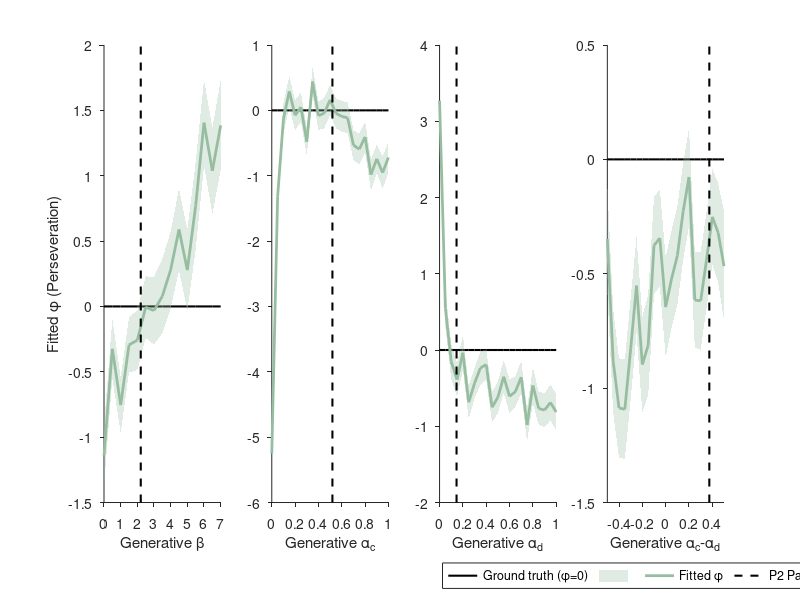

Here is the MATLAB script that generated this plot:
function plot_figS16()
% PLOT_FIGS16 Generates Supplementary Figure S16.
%
% This function performs a parameter sweep analysis to characterize which 
% parameters of the Pure Learning Asymmetry (LA) model most strongly drive 
% the emergence of artifactual (spurious) perseveration.
%
% It systematically varies generative parameters of the LA model (beta, 
% alpha_c, alpha_d, and net bias) and plots the resulting fitted 
% perseveration parameter (phi) recovered by the full hybrid model.
%
% REQUIREMENTS:
%   The file 'figureS16_data.mat' must be in the 'data/' path.

%% 1. Data Loading and Preparation
fprintf('--- Generating Figure S16: Loading LA Parameter Sweep data... ---\n');


try
    % Loading the sweep data specifically for perseveration (phi) recovery
    data = load('data/figureS16_data.mat');
catch ME
    error('Could not load data. Ensure "figureS16_data.mat" is in the data folder. Details: %s', ME.message);
end
close all;

params_fitted_sweep = data.parameters_sweep_MLE;
sweep_values = data.swept_MLE;
generative_ref = data.generative_MLE; % Reference values from P2 MLE fits


% --- Parameter Definitions ---
% Represents the parameters of the Pure LA model being swept
swept_param_labels = {'\beta', '\alpha_c', '\alpha_d', '\alpha_c-\alpha_d'};
num_swept_params = length(params_fitted_sweep);

%% 2. Generate Figure
figure('Position', [100, 100, 1200, 400], 'Color', 'w', 'Name', 'Figure S16');

% Color for fitted perseveration (phi) - Light green/sage
color_pers = [151, 189, 161] / 255; 

for col_idx = 1:num_swept_params 
    
    % --- Extract data for current swept parameter ---
    fitted_params_matrix = params_fitted_sweep{col_idx}; % [sweep_val, sim, fitted_param]
    x_sweep = sweep_values{col_idx};                     
    
    % Create subplot for a 1x4 horizontal layout
    subplot(1, num_swept_params, col_idx);
    hold on;
    
    % Extract recovered phi (index 5 in the hybrid model fit)
    % We squeeze to obtain a [sweep_val x simulations] matrix
    data_PERS = squeeze(fitted_params_matrix(:,5,:));
    
    % Plot recovered phi against the varied generative LA parameter
    plot_sweep_metric(x_sweep, data_PERS, color_pers, generative_ref, col_idx);
    
    if col_idx == 1, ylabel('Fitted \phi (Perseveration)'); end
    xlabel(['Generative ' swept_param_labels{col_idx}]);
    
    % Clean up axes
    set(gca, 'Box', 'off', 'TickDir', 'out');
    xlim([min(x_sweep), max(x_sweep)]); 
end

% Add a horizontal legend at the bottom of the figure
legend({'Ground truth (\phi=0)', '', 'Fitted \phi', 'P2 Participant Mean'}, ...
    'Orientation', 'horizontal', 'Location', 'southoutside');

end

%% -------------------- Helper Plotting Function --------------------
function [y_min_plot, y_max_plot] = plot_sweep_metric(x_axis, data, color, generative_ref, swept_idx)
    % Plots mean and SEM of recovered parameters against generative values.
    
    % Calculate summary statistics across simulations (dimension 2)
    mean_data = mean(data, 1);
    sem_data = std(data, 0,1) ./ sqrt(size(data, 1));
    
    % Standardize vector orientations for plotting
    mean_data = mean_data(:);
    sem_data = sem_data(:);
    x_axis = x_axis(:);

    % Ground truth: Since data is generated with a Pure LA model, true phi is 0
    ground_truth_y = zeros(size(x_axis));
    plot(x_axis, ground_truth_y, 'k-', 'LineWidth', 1.5);
    
    % Shaded SEM region (Fitted value uncertainty)
    y_upper = mean_data + sem_data;
    y_lower = mean_data - sem_data;
    patch([x_axis; flipud(x_axis)], [y_upper; flipud(y_lower)], 'k', ...
        'FaceColor', color, 'FaceAlpha', 0.3, 'LineStyle', 'none');
    
    % Plot mean fitted value
    plot(x_axis, mean_data, 'LineWidth', 2, 'Color', color);
    
    % Vertical reference line: Mean parameter value of participants in experiment P2
    gener_param_ref_val = generative_ref(swept_idx);
    current_ylim = ylim;
    plot([gener_param_ref_val, gener_param_ref_val], current_ylim, 'k--', 'LineWidth', 1.5);
    
    % Return min/max for potential subplot synchronization
    y_min_plot = min([y_lower; ground_truth_y]);
    y_max_plot = max([y_upper; ground_truth_y]);
end
